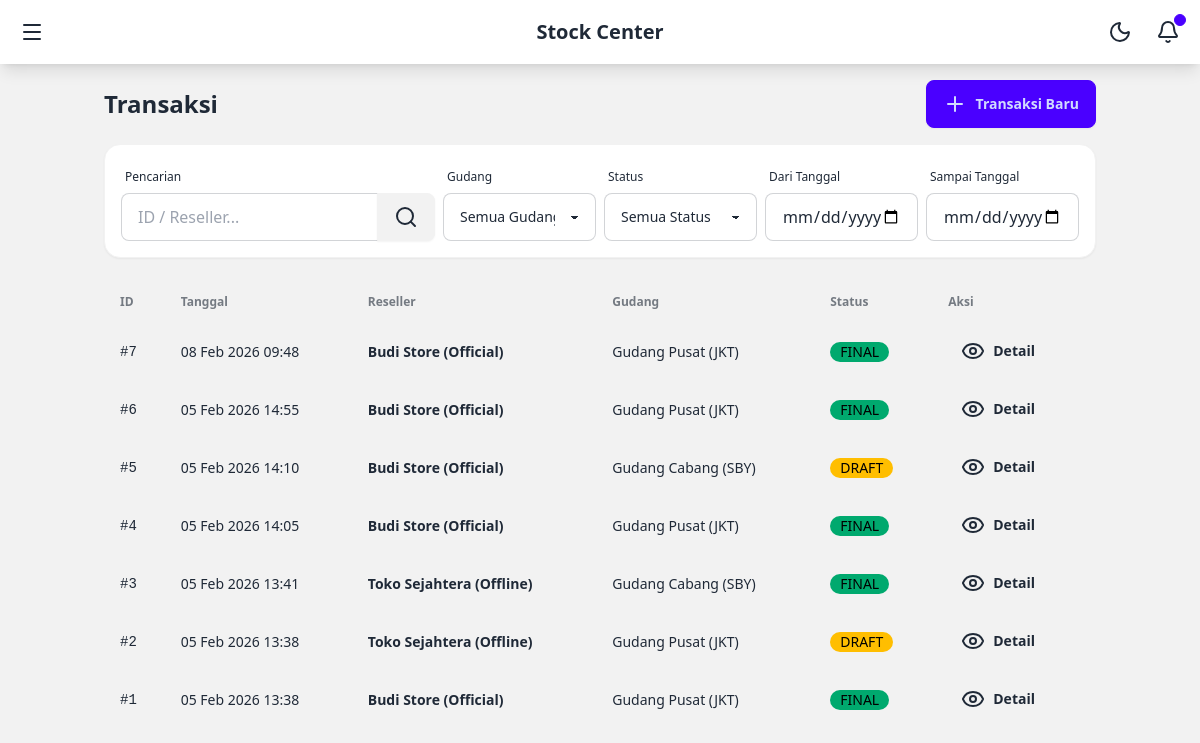
Before: /transactions/ (signed in) with the older database file.
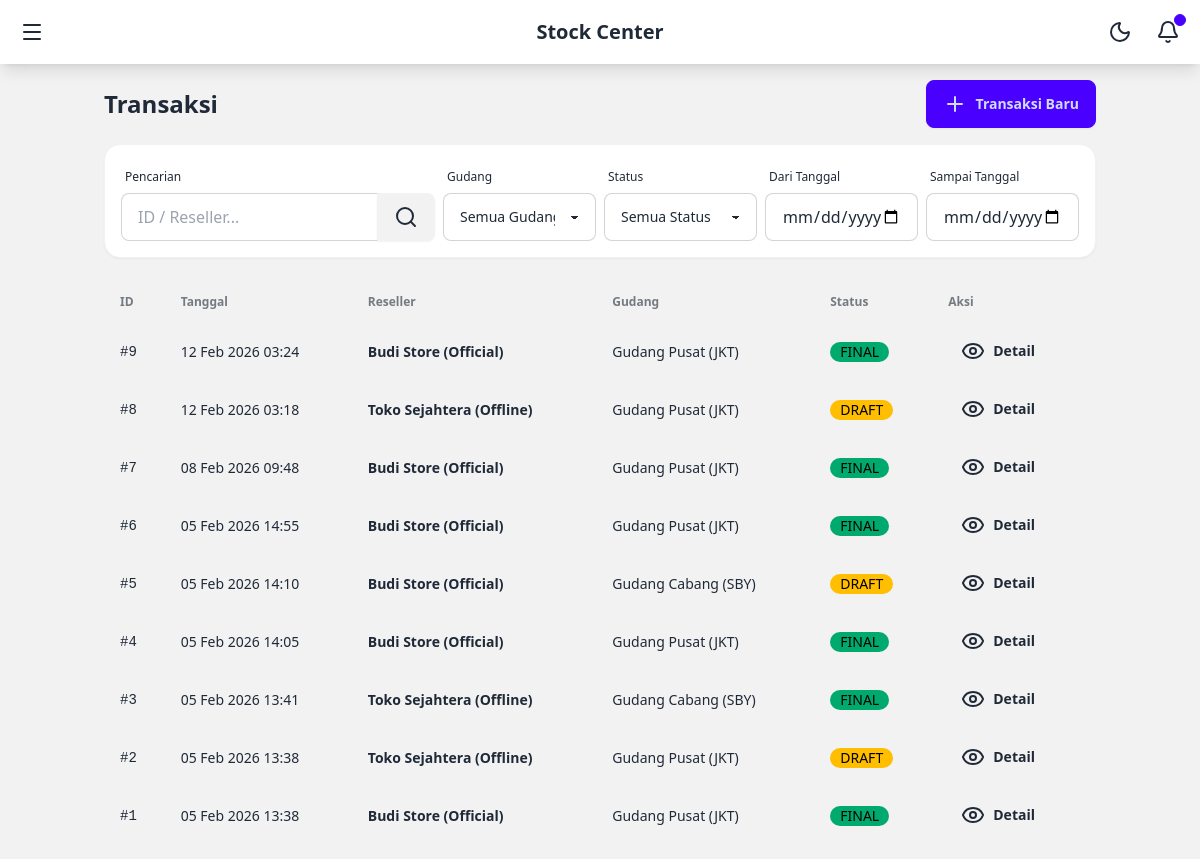
After: the same page with the newer database file.
### core/models.py (models this page shows, shortened)
class Transaction(models.Model):
    STATUS_CHOICES = [
        ('DRAFT', 'Draft'),
        ('FINAL', 'Final'),
    ]
    reseller = models.ForeignKey(Reseller, on_delete=models.CASCADE)
    warehouse = models.ForeignKey(Warehouse, on_delete=models.CASCADE)
    user = models.ForeignKey(User, on_delete=models.SET_NULL, null=True)
    status = models.CharField(max_length=10, choices=STATUS_CHOICES, default='DRAFT')
    created_at = models.DateTimeField(auto_now_add=True)

class Reseller(models.Model):
    user = models.OneToOneField(User, on_delete=models.SET_NULL, null=True, blank=True, related_name='reseller_profile')
    name = models.CharField(max_length=255)
    phone = models.CharField(max_length=20)
    address = models.TextField()
    credit_limit = models.DecimalField(max_digits=12, decimal_places=2, default=0)
    current_balance = models.DecimalField(max_digits=12, decimal_places=2, default=0)

class Warehouse(models.Model):
    name = models.CharField(max_length=255)
    location = models.CharField(max_length=255)
    is_active = models.BooleanField(default=True)

### core/views.py (the view)
# urls.py: path('transactions/', views.TransactionListView.as_view(), name='transaction_list'),
@method_decorator(login_required, name='dispatch')
class TransactionListView(ListView):
    model = Transaction
    template_name = 'transaction/list.html'
    context_object_name = 'transactions'
    ordering = ['-created_at']
    paginate_by = 10
    def get_queryset(self):
        queryset = Transaction.objects.all().order_by('-created_at')
        if hasattr(self.request.user, 'reseller_profile'):
            queryset = queryset.filter(reseller=self.request.user.reseller_profile)
        query = self.request.GET.get('q')
        if query:
             queryset = queryset.filter(
                Q(id__icontains=query) |
                Q(reseller__name__icontains=query) |
                Q(warehouse__name__icontains=query)
            )
        warehouse_id = self.request.GET.get('warehouse')
        if warehouse_id:
            queryset = queryset.filter(warehouse_id=warehouse_id)
        status = self.request.GET.get('status')
        if status:
            queryset = queryset.filter(status=status)
        start_date = self.request.GET.get('start_date')
        end_date = self.request.GET.get('end_date')
        if start_date:
            queryset = queryset.filter(created_at__date__gte=start_date)
        if end_date:
            queryset = queryset.filter(created_at__date__lte=end_date)
        return queryset
    def get_context_data(self, **kwargs):
        context = super().get_context_data(**kwargs)
        context['warehouses'] = Warehouse.objects.all()
        context['status_choices'] = Transaction.STATUS_CHOICES
        return context

### templates/transaction/list.html (shortened to what this page needs)
{% extends 'base.html' %}
{% block content %}
<div class="flex flex-col gap-4 mb-6">
    <div class="flex flex-col lg:flex-row justify-between items-start lg:items-center gap-4">
        <h1 class="text-2xl font-bold">Transaksi</h1>
        <a href="{% url 'transaction_create' %}" class="btn btn-primary w-full lg:w-auto">
            <i data-lucide="plus"></i> Transaksi Baru
        </a>
    </div>
    <form method="get" class="bg-base-100 p-4 rounded-box shadow-sm border border-base-200">
        <div class="grid grid-cols-1 sm:grid-cols-2 lg:grid-cols-6 gap-2 items-end">
            <div class="form-control lg:col-span-2">
                <label class="label"><span class="label-text-alt">Pencarian</span></label>
                <div class="join w-full">
                    <input type="text" name="q" placeholder="ID / Reseller..." class="input input-bordered join-item w-full" value="{{ request.GET.q|default:'' }}">
                    <button class="btn join-item"><i data-lucide="search"></i></button>
                </div>
            </div>
            <div class="form-control">
                <label class="label"><span class="label-text-alt">Gudang</span></label>
                <select name="warehouse" class="select select-bordered w-full" onchange="this.form.submit()">
                    <option value="">Semua Gudang</option>
                </select>
            </div>
            <div class="form-control">
                <label class="label"><span class="label-text-alt">Status</span></label>
                <select name="status" class="select select-bordered w-full" onchange="this.form.submit()">
                    <option value="">Semua Status</option>
                </select>
            </div>
            <div class="form-control">
                <label class="label"><span class="label-text-alt">Dari Tanggal</span></label>
                <input type="date" name="start_date" class="input input-bordered w-full" value="{{ request.GET.start_date|default:'' }}" onchange="this.form.submit()">
            </div>
            <div class="form-control">
                <label class="label"><span class="label-text-alt">Sampai Tanggal</span></label>
                <input type="date" name="end_date" class="input input-bordered w-full" value="{{ request.GET.end_date|default:'' }}" onchange="this.form.submit()">
            </div>
        </div>
    </form>
</div>
<div class="overflow-x-auto">
    <table class="table w-full">
        <thead>
            <tr>
                <th>ID</th>
                <th>Tanggal</th>
                <th>Reseller</th>
                <th>Gudang</th>
                <th>Status</th>
                <th>Aksi</th>
            </tr>
        </thead>
        <tbody>
            {% for trx in transactions %}
            <tr class="hover">
                <td class="font-mono">#{{ trx.id }}</td>
                <td>{{ trx.created_at|date:"d M Y H:i" }}</td>
                <td class="font-bold">{{ trx.reseller.name }}</td>
                <td>{{ trx.warehouse.name }}</td>
                <td>
                    {% if trx.status == 'FINAL' %}
                    <span class="badge badge-success">FINAL</span>
                    {% else %}
                    <span class="badge badge-warning">DRAFT</span>
                    {% endif %}
                </td>
                <td>
                    <a href="{% url 'transaction_detail' trx.pk %}" class="btn btn-sm btn-ghost">
                        <i data-lucide="eye"></i> Detail
                    </a>
                </td>
            </tr>
            {% endfor %}
        </tbody>
    </table>
</div>
{% endblock %}

Changed rows visible on the page:
added Transaction: id "9", created_at "12 Feb 2026 03:24", reseller.name "Budi Store (Official)", warehouse.name "Gudang Pusat (JKT)", status "FINAL"
added Transaction: id "8", created_at "12 Feb 2026 03:18", reseller.name "Toko Sejahtera (Offline)", warehouse.name "Gudang Pusat (JKT)", status "DRAFT"
